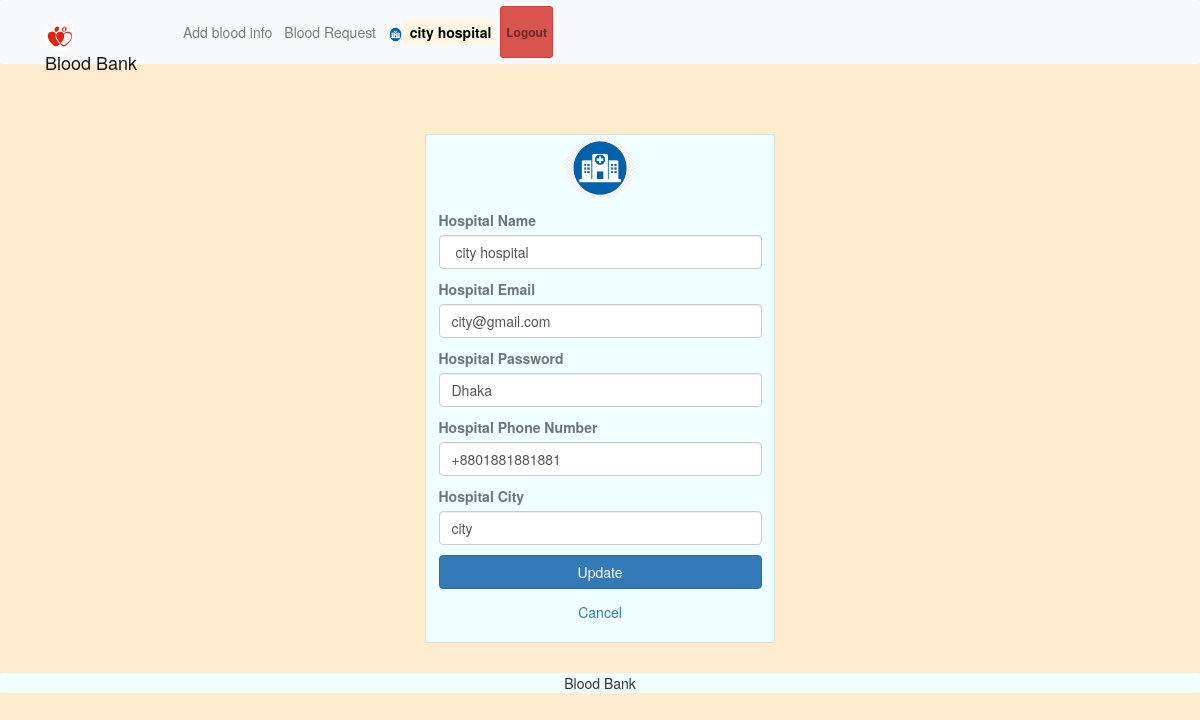
/hprofile.php (signed in), run on the app's committed database.
### tables this page shows
CREATE TABLE `hospitals` (
  `id` int(11) NOT NULL,
  `hname` varchar(100) NOT NULL,
  `hemail` varchar(100) NOT NULL,
  `hpassword` varchar(100) NOT NULL,
  `hphone` varchar(100) NOT NULL,
  `hcity` varchar(100) NOT NULL
);

### hprofile.php (the view, shortened to what this page needs)
<?php
require 'file/connection.php';
if(!isset($_SESSION['hid']))
{
  header('location:login.php');
}
else {
	if(isset($_SESSION['hid'])){
		$id=$_SESSION['hid'];
		$sql = "SELECT * FROM hospitals WHERE id='$id'";
		$result = mysqli_query($conn, $sql);
		$row = mysqli_fetch_array($result);
	}
}
?>
<!DOCTYPE html>
<html>
<?php require 'head.php';?>
<body>
	<?php require 'header.php'; ?>
	<div class="container cont">
		<div class="row justify-content-center">
			<div class="col-lg-4 col-md-4 col-sm-6 mb-5">
				<div class="card">
					<div class="media justify-content-center mt-1">
						<img src="image/hospital.png" alt="profile" class="rounded-circle" width="70" height="60">
					</div>
					<div class="card-body">
					   <form action="file/updateprofile.php" method="post">
					   	<label class="text-muted font-weight-bold" class="text-muted font-weight-bold">Hospital Name</label>
						<input type="text" name="hname" value="<?php echo $row['hname']; ?>" class="form-control mb-3">
						<label class="text-muted font-weight-bold">Hospital Email</label>
						<input type="email" name="hemail" value="<?php echo $row['hemail']; ?>" class="form-control mb-3">
						<label class="text-muted font-weight-bold">Hospital Password</label>
						<input type="text" name="hpassword" value="<?php echo $row['hpassword']; ?>" class="form-control mb-3">
						<label class="text-muted font-weight-bold">Hospital Phone Number</label>
						<input type="text" name="hphone" value="<?php echo $row['hphone']; ?>" class="form-control mb-3">
						<label class="text-muted font-weight-bold">Hospital City</label>
						<input type="text" name="hcity" value="<?php echo $row['hcity']; ?>" class="form-control mb-3">
						<input type="submit" name="update" class="btn btn-block btn-primary" value="Update">
					   </form>
					</div>
					<a href="index.php" class="text-center">Cancel</a><br>
				</div>
			</div>
		</div>
	</div>
	<?php require 'footer.php'; ?>
</body>
</html>

### css/style.css (style rules this page uses)
body { background-color: blanchedalmond; }
.cont { padding-top: 40px; text-align: justify; font-size: 1em; }
.card ,nav, .footer,tr,video { border-radius: 3px; transition: all 200ms ease-out; background-color: azure; box-shadow: 0px 0px 7px rgb(0 0 0 / }
.rounded-circle { margin-top: -2.5px; }
form { padding-top: 20px; }
a:link { text-decoration: none; }

### data on the page
hospitals: hname "city hospital", hemail "city@gmail.com", hpassword "Dhaka", hphone "+8801881881881", hcity "city"

### other printed values
$_SESSION['hname'] "city hospital"
